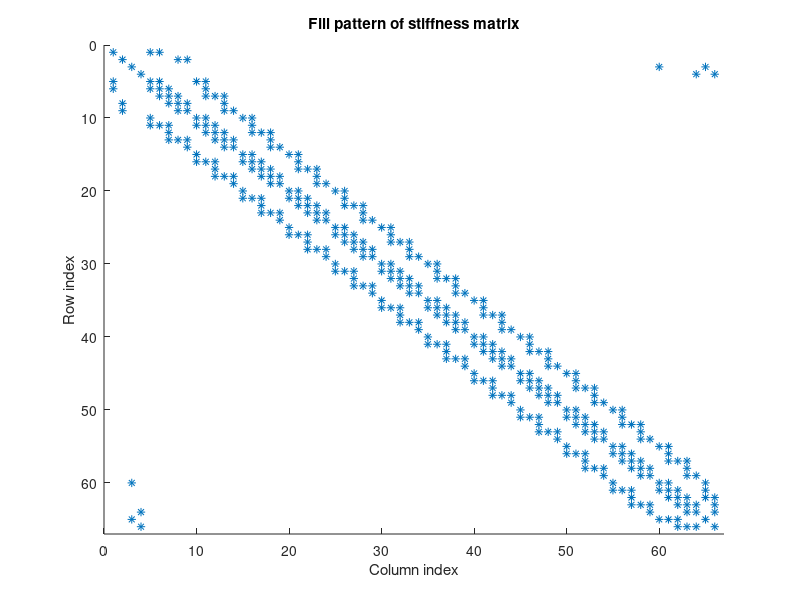
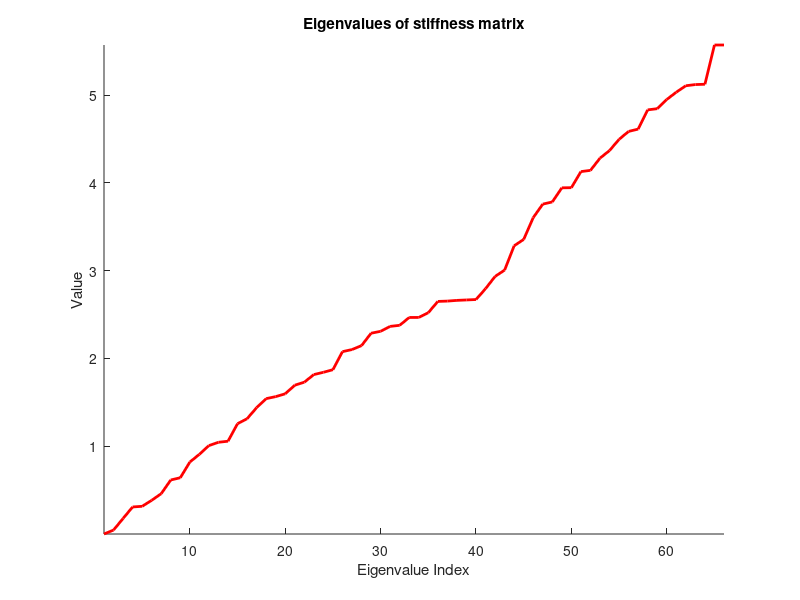
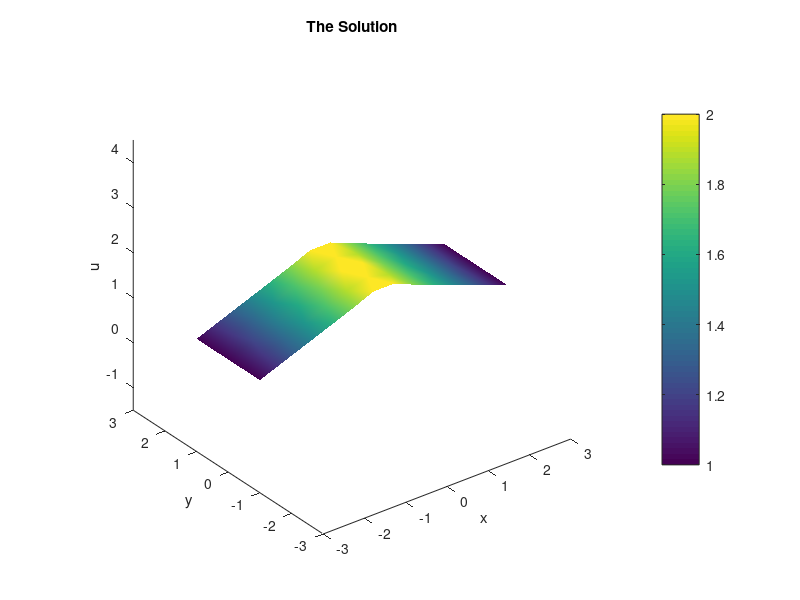

Write the MATLAB code that produced these figures, in order.
clear all;
close all;

load('data.mat');  % Load mesh

Ke = zeros(3,cntT*3);
K  = zeros(cntV,cntV); 
f  = zeros(cntV,1); 
%%
triplot(T, X, Y);

%%
for e=1:cntT
  
  % Get triangle indices
  i = T(e,1);  j = T(e,2); k = T(e,3);
  
  % Get triangle coordinates
  xi = X(i); xj = X(j); xk = X(k);
  yi = Y(i); yj = Y(j); yk = Y(k);
  
  % Do cross product to get the area
  V1 = [xj - xi, yj - yi];
  V2 = [xk - xi, yk - yi];
  Ae = 0.5 * (V1(1) * V2(2) - V1(2) * V2(1));
  
  % Compute partial derivatives and assemble Ke
  delNx = [-(yk - yj)/(2*Ae), -(yi - yk)/(2*Ae), -(yj - yi)/(2*Ae)];
  delNy = [(xk - xj)/(2*Ae), (xi - xk)/(2*Ae), (xj - xi)/(2*Ae)];
  Ke( 1:3, (3*(e-1)+1) :(3*e)) =  (delNx' * delNx + delNy' * delNy) * Ae;  
end

for e=1:cntT
  
  % Get global triangle vertex indices
  i = T(e,1);  j = T(e,2); k = T(e,3);
  
  % Column offset of the local element matrix into the Ke array
  coffset = + 3*(e-1);  
  
  % Local order of vertex coordinates is i j and k. 
  % This is how local vertex indices (1,2,3) are mapped to global vertex
  % indices
  gidx = [ i, j,  k];

  for ii = 1:3
      for jj = 1:3
          K(gidx(ii), gidx(jj)) = K(gidx(ii), gidx(jj)) + Ke(ii, jj + coffset);
      end
  end
  
end

figure(1);
clf;  
hold on;  
spy(K);
title('Fill pattern of stiffness matrix');
ylabel('Row index');
xlabel('Column index');
hold off;

figure(2);
clf;  
hold on;  
plot(sort( eig(K) ), 'r-', 'LineWidth', 2);
title('Eigenvalues of stiffness matrix');
xlabel('Eigenvalue Index')
ylabel('Value');
hold off;
axis tight;

% Apply boundary conditions
left_edge   = find(X<-2.9);
right_edge  = find(X>2.9);
middle_edge = find(X<.5 & X>-0.5);
a = 1;
b = 1;
c = 2;
indices    = [left_edge; middle_edge; right_edge];
values     = [ones(size(left_edge))*a ; ones(size(middle_edge))*c ;  ones(size(right_edge))*b];


u = zeros(size(X));
F = setdiff( 1:cntV, indices);

for i = 1: length(indices)
  index = indices(i);
  value = values(i);

  f(index) = value;
  for j = 1:cntV
      if ismember(j, indices)
          continue;
      end
      f(j) = f(j) - K(j, index) * value;
  end
  
  K(index, :) = 0;
  K(:, index) = 0;
  K(index, index) = 1;
  
end

% Compute solution
u(indices) = values;
u(F)       = K(F,F) \ f(F);

% Visualize solution
figure(3);
clf;
pX = [X(T(:,1)) X(T(:,2)) X(T(:,3)) ]';
pY = [Y(T(:,1)) Y(T(:,2)) Y(T(:,3)) ]';
pZ = [u(T(:,1)) u(T(:,2)) u(T(:,3)) ]';
patch( pX, pY, pZ, pZ );
hold on;
view(3)
colorbar
shading interp;
title('The Solution');
xlabel('x');
ylabel('y');
zlabel('u');
axis equal;
hold off;
